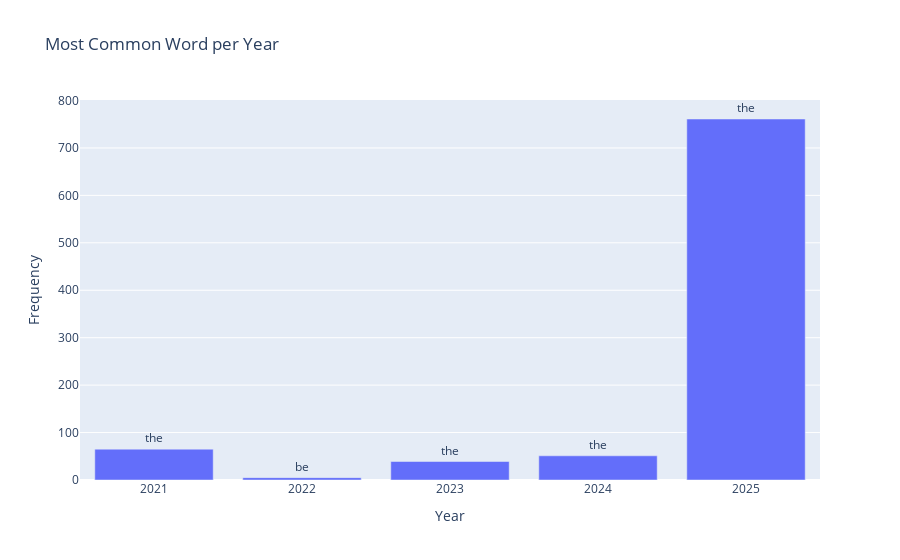

Here is the notebook cell this chart was saved with:
### Markdown cell above
# Part 3: Meaningful new data visualizations

### Code cell
# Graph of most used word per year

# Turn datetime into a time data type
df['datetime'] = pd.to_datetime(df['datetime'], errors='coerce')
# Parse out the year and add it as its own column
df['year'] = df['datetime'].dt.year
most_common_words = []
count_vect = CountVectorizer()

for year, group in df.groupby('year'):
    # Get all the texts per year and the frequency count for each word
    X = count_vect.fit_transform(group['text'])
    counts = pd.DataFrame(X.toarray(), columns=count_vect.get_feature_names_out())
    term_frequencies = counts.sum(axis=0).sort_values(ascending=False)

    # Get most common word and its frequency count
    most_common_word = term_frequencies.index[0]
    most_common_count = term_frequencies.iloc[0]

    most_common_words.append((year, most_common_word, most_common_count))

trend_df = pd.DataFrame(most_common_words, columns=['year', 'word', 'count'])

visualization = pltly.bar(
    trend_df,
    x='year',
    y='count',
    text='word',
    labels={'year': 'Year', 'count': 'Frequency'},
    title='Most Common Word per Year'
)

# Move the word above the bar
visualization.update_traces(textposition='outside')
visualization

### Figure 1 — Plotly figure (JSON) as saved in the notebook; plotly's stock layout.template omitted (floating-point values rounded to 4 significant figures)
{"data": [{"hovertemplate": "Year=%{x}<br>Frequency=%{y}<br>word=%{text}<extra></extra>", "legendgroup": "", "marker": {"color": "#636efa", "pattern": {"shape": ""}}, "name": "", "orientation": "v", "showlegend": false, "text": ["the", "be", "the", "the", "the"], "textposition": "outside", "type": "bar", "x": [2021, 2022, 2023, 2024, 2025], "xaxis": "x", "y": [65, 5, 39, 51, 761], "yaxis": "y"}], "layout": {"barmode": "relative", "legend": {"tracegroupgap": 0}, "title": {"text": "Most Common Word per Year"}, "xaxis": {"anchor": "y", "domain": [0, 1], "title": {"text": "Year"}}, "yaxis": {"anchor": "x", "domain": [0, 1], "title": {"text": "Frequency"}}}}
